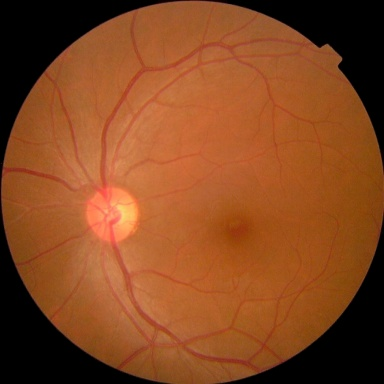
%> input picture data/aptos/images/s00r00000/s00r00000.jpg, 384 x 384 px
$ octave --eval "result = extract_vessels(imread('../data/aptos/images/s00r00000/s00r00000.jpg'));"   (GNU Octave 9; MATLAB toolbox functions it lacks are replaced by stand-ins)
%> lines starting %> are read from the running program, lines starting %| are printed output that depends on the picture
function [visual_mask, supp_mask, vessel_skeleton] = extract_vessels(I, od_mask, target_res)
    % EXTRACT_VESSELS Extracts the vascular network using Frangi vesselness filter.
    % Inputs:
    %   I          - RGB Fundus image (uint8, default 512x512)
    %   od_mask    - Binary mask of optic disc (optional)
    %   target_res - Target resolution (default: 512)
    % Outputs:
    %   visual_mask     - Clean binary mask of blood vessels for visualization/metrics
    %   supp_mask       - Sensitive binary mask for lesion suppression
    %   vessel_skeleton - 1-pixel wide skeleton of vascular tree

    if nargin < 3
        target_res = 512;
    end
    [imgH, imgW, ~] = size(I);
%> imgH = 384; imgW = 384
    if imgH ~= target_res || imgW ~= target_res
        I = imresize(I, [target_res, target_res]);
        [imgH, imgW, ~] = size(I);
%> imgH = 512; imgW = 512
    end

    if nargin < 2 || isempty(od_mask)
        od_mask = false(imgH, imgW);
    end

    scale_factor = target_res / 384.0;

    % Use green channel for highest contrast
    I_green = I(:,:,2);
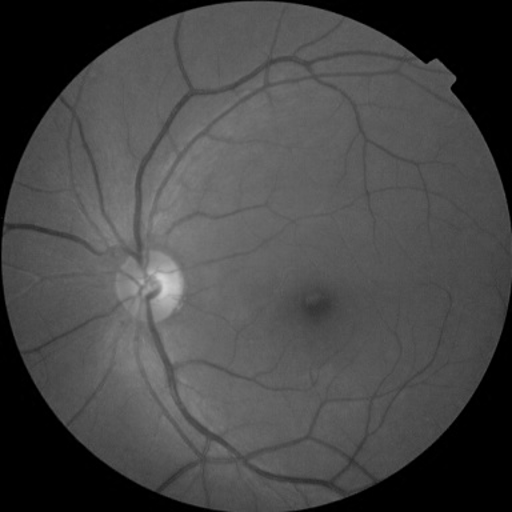
%> I_green: size 512x512 uint8; min 0, max 210, mean 71.3

    % CLAHE enhancement
    I_enh = adapthisteq(I_green, 'NumTiles', [8 8], 'ClipLimit', 0.02);
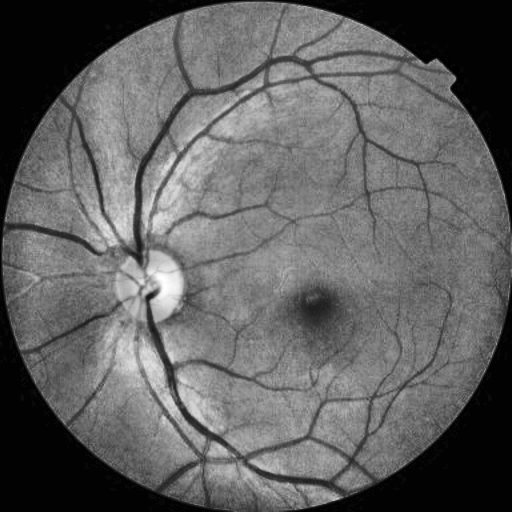
%> I_enh: size 512x512 uint8; min 0, max 255, mean 97.2

    % Invert: vessels become bright ridges on dark background
    I_inv = imcomplement(I_enh);
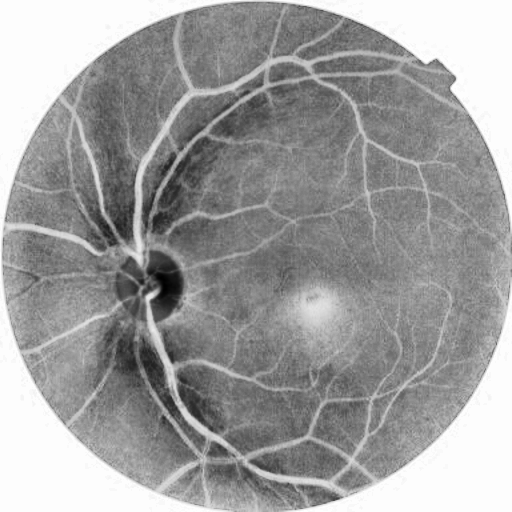
%> I_inv: size 512x512 uint8; min 0, max 255, mean 157.8

    % Frangi filter (fibermetric in MATLAB)
    max_thickness = max(8, round(8 * scale_factor));
    thicknesses = 1:1:max_thickness;
    try
        vessel_enhanced = fibermetric(I_inv, thicknesses, 'StructureSensitivity', 1.0, 'ObjectPolarity', 'bright');
    catch
        % Fallback for environments where fibermetric expects single scale
%> (the run ends here)
